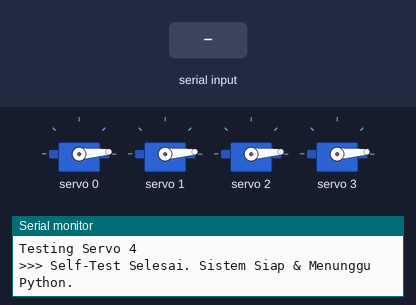
Simulated run of this sketch. Board: ESP32. Parts: 4 × servo, the last lines printed to the serial monitor. The test bench sets the inputs (shaded band).

Above: at 4.2 s.
4.3 s: "1\n" received over Serial
At 5.7 s:
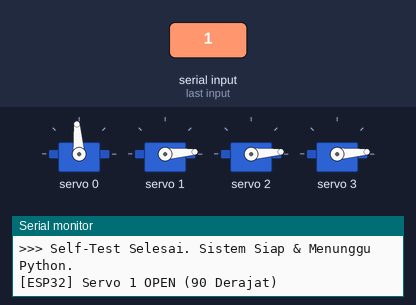
7.3 s: "2\n" received over Serial
At 8.0 s:
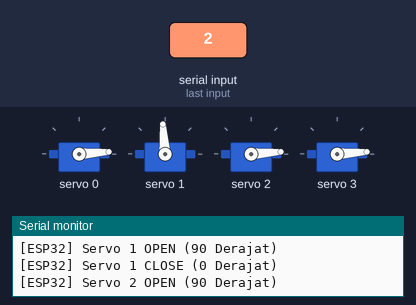
10.3 s: "3\n" received over Serial
At 11.5 s:
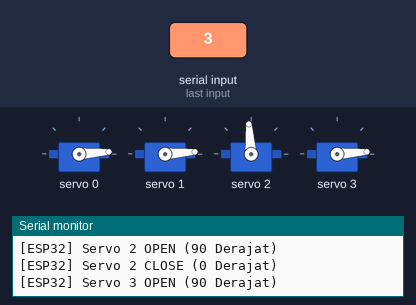
Timing chart, 0 to 13.8 s (numbered marks = the images above; inputs shaded):
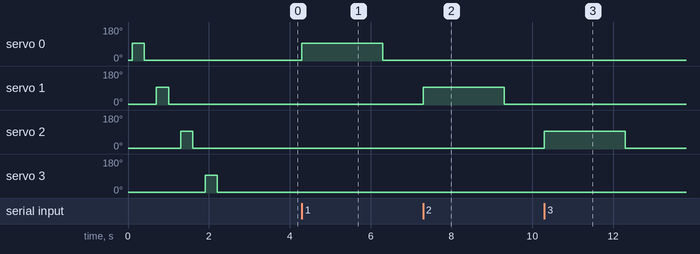

Measured:
- after the input at 4.3 s, servo 0: 4° → 94° at once, → 4° 2.0 s later
- after the input at 7.3 s, servo 1: 4° → 94° at once, → 4° 2.0 s later
- after the input at 10.3 s, servo 2: 4° → 94° at once, → 4° 2.0 s later

The sketch:

plc_system.ino
```cpp
#include <Wire.h>
#include <Adafruit_PWMServoDriver.h>

Adafruit_PWMServoDriver pwm = Adafruit_PWMServoDriver();

// === KONFIGURASI SERVO MG995 ===
#define SERVO_FREQ 50

// Kalibrasi Pulse
#define SERVOMIN  120 // Posisi 0 derajat (Tutup)
#define SERVOMAX  500 // Posisi 180 derajat (Max teoritis)
#define SERVO_90  310 // Posisi 90 derajat (Titik Tengah)

// Mapping Port Servo
const int SERVO_PORTS[4] = {0, 1, 2, 3};

// Variabel Timer
int servoState[4] = {0, 0, 0, 0};
unsigned long servoTimer[4] = {0, 0, 0, 0};
const long INTERVAL_DORONG = 2000; // Jeda 2 Detik

void setup() {
  Serial.begin(115200);
  Serial.println("\n--- SYSTEM BOOTING ---");

  Wire.begin(21, 22);

  pwm.begin();
  pwm.setOscillatorFrequency(27000000);
  pwm.setPWMFreq(SERVO_FREQ);

  delay(100);

  // 1. Pastikan posisi awal SEMUA tertutup dulu
  for(int i=0; i<4; i++){
      pwm.setPWM(SERVO_PORTS[i], 0, SERVOMIN);
  }

  // ======================================================
  // FITUR: GERAKAN SELF-TEST SAAT RESET
  // ======================================================
  Serial.println(">>> Melakukan Self-Test Servo (Cek Gerakan)...");

  // Panggil fungsi gerakan pembuka
  testAllServos();

  Serial.println(">>> Self-Test Selesai. Sistem Siap & Menunggu Python.");
}

void loop() {
  // --- BAGIAN 1: BACA DATA DARI PYTHON ---
  if (Serial.available() > 0) {
    char signal = Serial.read();
    if (signal == '\n' || signal == '\r' || signal == ' ') return;

    int servoIndex = -1;
    if (signal == '1') servoIndex = 0;
    else if (signal == '2') servoIndex = 1;
    else if (signal == '3') servoIndex = 2;
    else if (signal == '4') servoIndex = 3;

    if (servoIndex != -1) {
      // Gerak ke 90 Derajat
      pwm.setPWM(SERVO_PORTS[servoIndex], 0, SERVO_90);

      servoState[servoIndex] = 1;
      servoTimer[servoIndex] = millis();

      Serial.print("[ESP32] Servo ");
      Serial.print(servoIndex + 1);
      Serial.println(" OPEN (90 Derajat)");
    }
  }

  // --- BAGIAN 2: AUTO CLOSE (2 DETIK) ---
  unsigned long currentMillis = millis();

  for(int i=0; i<4; i++) {
    if (servoState[i] == 1) {
      if (currentMillis - servoTimer[i] >= INTERVAL_DORONG) {
        pwm.setPWM(SERVO_PORTS[i], 0, SERVOMIN); // Kembali ke 0
        servoState[i] = 0;
        Serial.print("[ESP32] Servo ");
        Serial.print(i + 1);
        Serial.println(" CLOSE (0 Derajat)");
      }
    }
  }
}

// ======================================================
// FUNGSI TEST (Dijalankan saat Setup/Reset)
// ======================================================
void testAllServos() {
  // Gerakkan servo satu per satu (Wave Effect)
  for (int i=0; i<4; i++) {
    Serial.print("Testing Servo "); Serial.println(i+1);

    // 1. Buka ke 90
    pwm.setPWM(SERVO_PORTS[i], 0, SERVO_90);
    delay(300); // Tunggu sebentar biar kelihatan geraknya

    // 2. Tutup ke 0
    pwm.setPWM(SERVO_PORTS[i], 0, SERVOMIN);
    delay(300); // Jeda sebelum lanjut ke servo berikutnya
  }

  // Berikan sinyal kedip cepat (buka tutup cepat semua) sebagai tanda akhir
  delay(500);
  // (Opsional: Jika ingin semua gerak sedikit barengan di akhir)
  /*
  for(int i=0; i<4; i++) pwm.setPWM(SERVO_PORTS[i], 0, 200); // Buka dikit
  delay(200);
  for(int i=0; i<4; i++) pwm.setPWM(SERVO_PORTS[i], 0, SERVOMIN); // Tutup
  */
}
```
